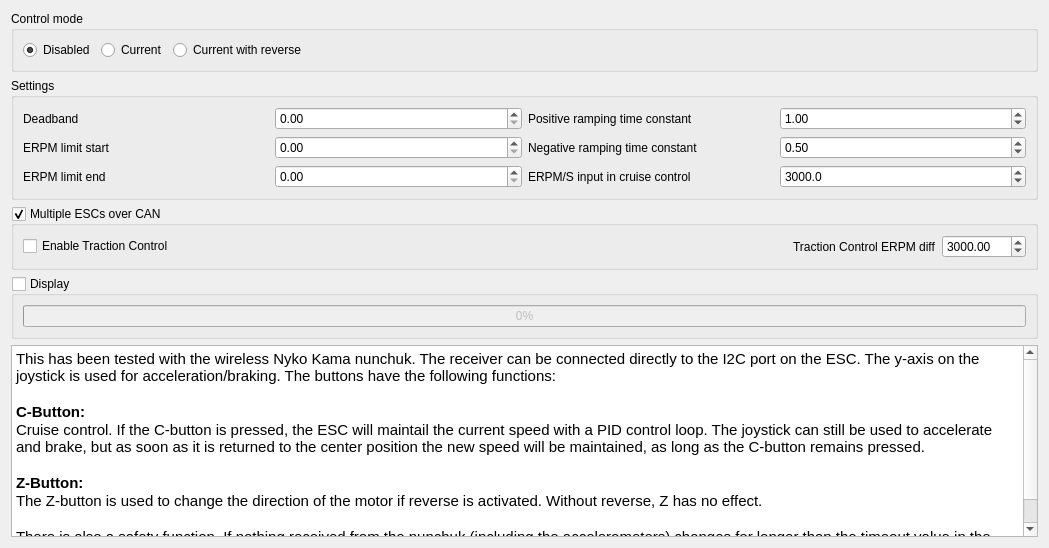
            <widget class="QWidget" name="tab_21">
             <attribute name="title">
              <string>Nunchuk</string>
             </attribute>
             <layout class="QVBoxLayout" name="verticalLayout_32">
              <item>
               <widget class="QGroupBox" name="groupBox_24">
                <property name="title">
                 <string>Control mode</string>
                </property>
                <layout class="QHBoxLayout" name="horizontalLayout_31">
                 <item>
                  <layout class="QHBoxLayout" name="horizontalLayout_35">
                   <item>
                    <widget class="QRadioButton" name="appconfChukDisabledButton">
                     <property name="text">
                      <string>Disabled</string>
                     </property>
                     <property name="checked">
                      <bool>true</bool>
                     </property>
                    </widget>
                   </item>
                   <item>
                    <widget class="QRadioButton" name="appconfChukCurrentNorevButton">
                     <property name="text">
                      <string>Current</string>
                     </property>
                    </widget>
                   </item>
                   <item>
                    <widget class="QRadioButton" name="appconfChukCurrentButton">
                     <property name="text">
                      <string>Current with reverse</string>
                     </property>
                    </widget>
                   </item>
                  </layout>
                 </item>
                 <item>
                  <spacer name="horizontalSpacer_11">
                   <property name="orientation">
                    <enum>Qt::Horizontal</enum>
                   </property>
                   <property name="sizeHint" stdset="0">
                    <size>
                     <width>720</width>
                     <height>20</height>
                    </size>
                   </property>
                  </spacer>
                 </item>
                </layout>
               </widget>
              </item>
              <item>
               <widget class="QGroupBox" name="groupBox_25">
                <property name="sizePolicy">
                 <sizepolicy hsizetype="Preferred" vsizetype="Fixed">
                  <horstretch>0</horstretch>
                  <verstretch>0</verstretch>
                 </sizepolicy>
                </property>
                <property name="title">
                 <string>Settings</string>
                </property>
                <layout class="QGridLayout" name="gridLayout_21">
                 <item row="0" column="0">
                  <widget class="QLabel" name="label_54">
                   <property name="text">
                    <string>Deadband</string>
                   </property>
                  </widget>
                 </item>
                 <item row="0" column="1">
                  <widget class="QDoubleSpinBox" name="appconfChukHystBox">
                   <property name="maximum">
                    <double>1.000000000000000</double>
                   </property>
                   <property name="singleStep">
                    <double>0.050000000000000</double>
                   </property>
                  </widget>
                 </item>
                 <item row="0" column="2">
                  <widget class="QLabel" name="label_63">
                   <property name="text">
                    <string>Positive ramping time constant</string>
                   </property>
                  </widget>
                 </item>
                 <item row="0" column="3">
                  <widget class="QDoubleSpinBox" name="appconfChukRampTimePosBox">
                   <property name="singleStep">
                    <double>0.100000000000000</double>
                   </property>
                   <property name="value">
                    <double>1.000000000000000</double>
                   </property>
                  </widget>
                 </item>
                 <item row="1" column="0">
                  <widget class="QLabel" name="label_56">
                   <property name="text">
                    <string>ERPM limit start</string>
                   </property>
                  </widget>
                 </item>
                 <item row="1" column="1">
                  <widget class="QDoubleSpinBox" name="appconfChukRpmLimStartBox">
                   <property name="maximum">
                    <double>200000.000000000000000</double>
                   </property>
                   <property name="singleStep">
                    <double>100.000000000000000</double>
                   </property>
                  </widget>
                 </item>
                 <item row="1" column="2">
                  <widget class="QLabel" name="label_64">
                   <property name="text">
                    <string>Negative ramping time constant</string>
                   </property>
                  </widget>
                 </item>
                 <item row="1" column="3">
                  <widget class="QDoubleSpinBox" name="appconfChukRampTimeNegBox">
                   <property name="singleStep">
                    <double>0.100000000000000</double>
                   </property>
                   <property name="value">
                    <double>0.500000000000000</double>
                   </property>
                  </widget>
                 </item>
                 <item row="2" column="0">
                  <widget class="QLabel" name="label_55">
                   <property name="text">
                    <string>ERPM limit end</string>
                   </property>
                  </widget>
                 </item>
                 <item row="2" column="1">
                  <widget class="QDoubleSpinBox" name="appconfChukRpmLimEndBox">
                   <property name="maximum">
                    <double>200000.000000000000000</double>
                   </property>
                   <property name="singleStep">
                    <double>100.000000000000000</double>
                   </property>
                  </widget>
                 </item>
                 <item row="2" column="2">
                  <widget class="QLabel" name="label_88">
                   <property name="text">
                    <string>ERPM/S input in cruise control</string>
                   </property>
                  </widget>
                 </item>
                 <item row="2" column="3">
                  <widget class="QDoubleSpinBox" name="appconfChukErpmPerSBox">
                   <property name="decimals">
                    <number>1</number>
                   </property>
                   <property name="maximum">
                    <double>100000.000000000000000</double>
                   </property>
                   <property name="singleStep">
                    <double>100.000000000000000</double>
                   </property>
                   <property name="value">
                    <double>3000.000000000000000</double>
                   </property>
                  </widget>
                 </item>
                </layout>
                <zorder>label_56</zorder>
                <zorder>appconfChukRpmLimStartBox</zorder>
                <zorder>label_54</zorder>
                <zorder>appconfChukHystBox</zorder>
                <zorder>label_55</zorder>
                <zorder>appconfChukRpmLimEndBox</zorder>
                <zorder>label_63</zorder>
                <zorder>appconfChukRampTimePosBox</zorder>
                <zorder>label_64</zorder>
                <zorder>appconfChukRampTimeNegBox</zorder>
                <zorder>label_88</zorder>
                <zorder>appconfChukErpmPerSBox</zorder>
               </widget>
              </item>
              <item>
               <widget class="QGroupBox" name="appconfChukMultiGroup">
                <property name="title">
                 <string>Multiple ESCs over CAN</string>
                </property>
                <property name="checkable">
                 <bool>true</bool>
                </property>
                <layout class="QHBoxLayout" name="horizontalLayout_36">
                 <item>
                  <widget class="QCheckBox" name="appconfChukTcBox">
                   <property name="text">
                    <string>Enable Traction Control</string>
                   </property>
                   <property name="checked">
                    <bool>false</bool>
                   </property>
                  </widget>
                 </item>
                 <item>
                  <spacer name="horizontalSpacer_13">
                   <property name="orientation">
                    <enum>Qt::Horizontal</enum>
                   </property>
                   <property name="sizeHint" stdset="0">
                    <size>
                     <width>40</width>
                     <height>20</height>
                    </size>
                   </property>
                  </spacer>
                 </item>
                 <item>
                  <widget class="QLabel" name="label_66">
                   <property name="text">
                    <string>Traction Control ERPM diff</string>
                   </property>
                  </widget>
                 </item>
                 <item>
                  <widget class="QDoubleSpinBox" name="appconfChukTcErpmBox">
                   <property name="maximum">
                    <double>100000.000000000000000</double>
                   </property>
                   <property name="value">
                    <double>3000.000000000000000</double>
                   </property>
                  </widget>
                 </item>
                </layout>
               </widget>
              </item>
              <item>
               <widget class="QGroupBox" name="appconfUpdateChukBox">
                <property name="title">
                 <string>Display</string>
                </property>
                <property name="checkable">
                 <bool>true</bool>
                </property>
                <property name="checked">
                 <bool>false</bool>
                </property>
                <layout class="QHBoxLayout" name="horizontalLayout_32">
                 <item>
                  <widget class="QProgressBar" name="appconfDecodedChukBar">
                   <property name="minimum">
                    <number>0</number>
                   </property>
                   <property name="maximum">
                    <number>1000</number>
                   </property>
                   <property name="value">
                    <number>0</number>
                   </property>
                   <property name="format">
                    <string>%p%</string>
                   </property>
                  </widget>
                 </item>
                </layout>
               </widget>
              </item>
              <item>
               <widget class="QTextBrowser" name="textBrowser">
                <property name="html">
                 <string>&lt;!DOCTYPE HTML PUBLIC &quot;-//W3C//DTD HTML 4.0//EN&quot; &quot;http://www.w3.org/TR/REC-html40/strict.dtd&quot;&gt;
&lt;html&gt;&lt;head&gt;&lt;meta name=&quot;qrichtext&quot; content=&quot;1&quot; /&gt;&lt;style type=&quot;text/css&quot;&gt;
p, li { white-space: pre-wrap; }
&lt;/style&gt;&lt;/head&gt;&lt;body style=&quot; font-family:'.Helvetica Neue DeskInterface'; font-size:13pt; font-weight:400; font-style:normal;&quot;&gt;
&lt;p style=&quot; margin-top:0px; margin-bottom:0px; margin-left:0px; margin-right:0px; -qt-block-indent:0; text-indent:0px;&quot;&gt;&lt;span style=&quot; font-family:'Ubuntu'; font-size:11pt;&quot;&gt;This has been tested with the wireless Nyko Kama nunchuk. The receiver can be connected directly to the I2C port on the ESC. The y-axis on the joystick is used for acceleration/braking. The buttons have the following functions:&lt;/span&gt;&lt;/p&gt;
&lt;p style=&quot;-qt-paragraph-type:empty; margin-top:0px; margin-bottom:0px; margin-left:0px; margin-right:0px; -qt-block-indent:0; text-indent:0px; font-family:'Ubuntu'; font-size:11pt;&quot;&gt;&lt;br /&gt;&lt;/p&gt;
&lt;p style=&quot; margin-top:0px; margin-bottom:0px; margin-left:0px; margin-right:0px; -qt-block-indent:0; text-indent:0px;&quot;&gt;&lt;span style=&quot; font-family:'Ubuntu'; font-size:11pt; font-weight:600;&quot;&gt;C-Button:&lt;/span&gt;&lt;/p&gt;
&lt;p style=&quot; margin-top:0px; margin-bottom:0px; margin-left:0px; margin-right:0px; -qt-block-indent:0; text-indent:0px;&quot;&gt;&lt;span style=&quot; font-family:'Ubuntu'; font-size:11pt;&quot;&gt;Cruise control. If the C-button is pressed, the ESC will maintail the current speed with a PID control loop. The joystick can still be used to accelerate and brake, but as soon as it is returned to the center position the new speed will be maintained, as long as the C-button remains pressed.&lt;/span&gt;&lt;/p&gt;
&lt;p style=&quot;-qt-paragraph-type:empty; margin-top:0px; margin-bottom:0px; margin-left:0px; margin-right:0px; -qt-block-indent:0; text-indent:0px; font-family:'Ubuntu'; font-size:11pt;&quot;&gt;&lt;br /&gt;&lt;/p&gt;
&lt;p style=&quot; margin-top:0px; margin-bottom:0px; margin-left:0px; margin-right:0px; -qt-block-indent:0; text-indent:0px;&quot;&gt;&lt;span style=&quot; font-family:'Ubuntu'; font-size:11pt; font-weight:600;&quot;&gt;Z-Button:&lt;/span&gt;&lt;/p&gt;
&lt;p style=&quot; margin-top:0px; margin-bottom:0px; margin-left:0px; margin-right:0px; -qt-block-indent:0; text-indent:0px;&quot;&gt;&lt;span style=&quot; font-family:'Ubuntu'; font-size:11pt;&quot;&gt;The Z-button is used to change the direction of the motor if reverse is activated. Without reverse, Z has no effect.&lt;/span&gt;&lt;/p&gt;
&lt;p style=&quot;-qt-paragraph-type:empty; margin-top:0px; margin-bottom:0px; margin-left:0px; margin-right:0px; -qt-block-indent:0; text-indent:0px; font-family:'Ubuntu'; font-size:11pt;&quot;&gt;&lt;br /&gt;&lt;/p&gt;
&lt;p style=&quot; margin-top:0px; margin-bottom:0px; margin-left:0px; margin-right:0px; -qt-block-indent:0; text-indent:0px;&quot;&gt;&lt;span style=&quot; font-family:'Ubuntu'; font-size:11pt;&quot;&gt;There is also a safety function. If nothing received from the nunchuk (including the accelerometers) changes for longer than the timeout value in the &lt;/span&gt;&lt;span style=&quot; font-family:'Ubuntu'; font-size:11pt; font-style:italic;&quot;&gt;General&lt;/span&gt;&lt;span style=&quot; font-family:'Ubuntu'; font-size:11pt;&quot;&gt; tab, the timeout function will be activated and either release the motor or brake with the current specified next to the timeout value.&lt;/span&gt;&lt;/p&gt;&lt;/body&gt;&lt;/html&gt;</string>
                </property>
               </widget>
              </item>
             </layout>
            </widget>
